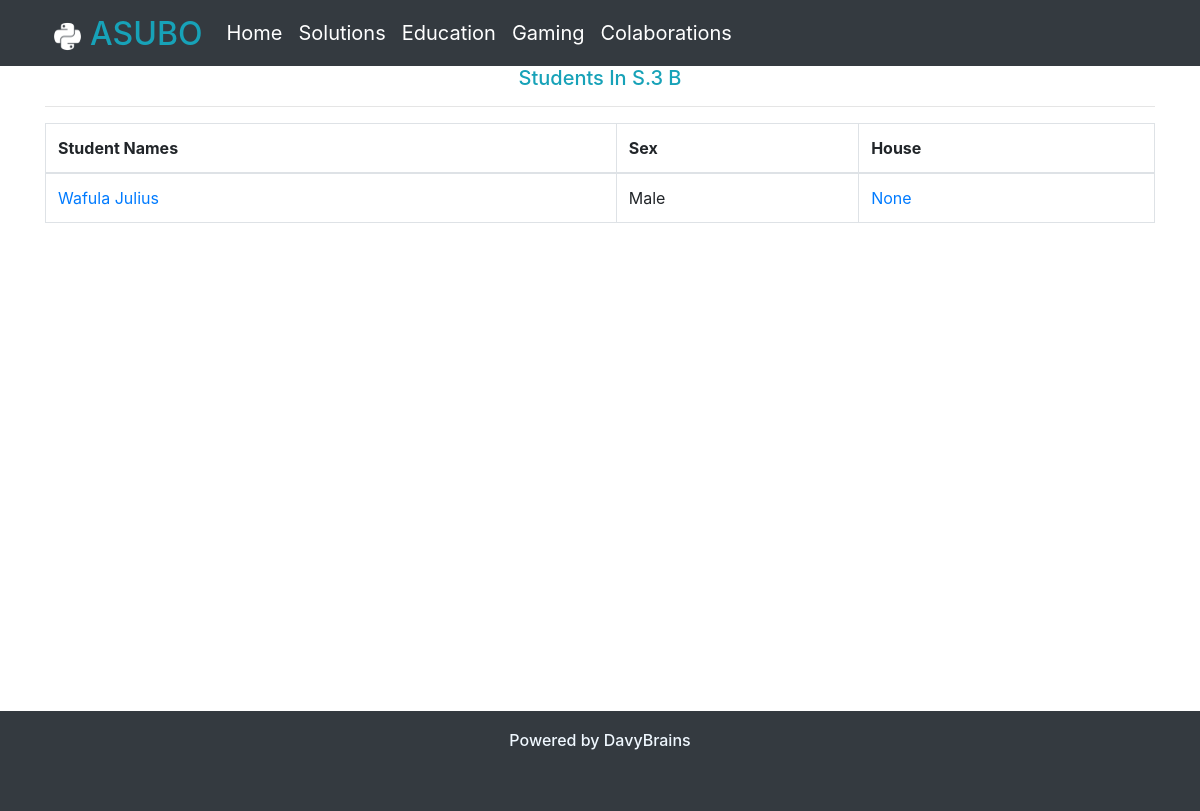
Page /studentresults/students/S.3/B/ on the committed database.
### reportcards/models.py (models this page shows, shortened)
class Student(models.Model):
    class_choices = (
        ('S.1', 'S.1'),
        ('S.2', 'S.2'),
        ('S.3', 'S.3'),
        ('S.4', 'S.4'),
        ('S.5', 'S.5'),
        ('S.6', 'S.6'),
    )
    streams = (
        ('A', 'A'),
        ('B', 'B'),
        ('C', 'C'),
        ('S', 'S'),
    )
    sex_choices = (
        ('Female', 'Female'),
        ('Male', 'Male')
    )
    house_choices = (
        ('Australia', 'Australia'),
        ('Brazil', 'Brazil'),
        ('Canada', 'Canada'),
        ('France', 'France'),
        ('Japan', 'Japan'),
        ('Nigeria', 'Nigeria')
    )
    sir_name = models.CharField(max_length=50)
    given_name = models.CharField(max_length=50)
    other_names = models.CharField(max_length=50, null=True, blank=True)
    sex = models.CharField(max_length=8, choices=sex_choices)
    passport_photo = models.ImageField(upload_to='passports', blank=True, null=True)
    klass = models.CharField(max_length=5, choices=class_choices)
    stream = models.CharField(max_length=10, choices=streams)
    house = models.CharField(max_length=10, choices=house_choices, blank=True, null=True)
    date_added = models.DateTimeField(auto_now=True)
    scores = {}
    @property
    def full_names(self):
        if self.other_names != None:
            return f'{self.sir_name} {self.given_name} {self.other_names}'
        else:
            return f'{self.sir_name} {self.given_name}'

### reportcards/views.py (the view)
# urls.py: path('students/<cl>/<strm>/', views.view_by_stream, name='students_by_stream'),
def view_by_stream(request, cl, strm):
    students = Student.objects.filter(klass = cl, stream = strm)
    context = {
        'students': students,
        'class': cl,
        'stream': strm,
    }
    return render(request, 'reportcards/view_by_stream.html', context)

### reportcards/templates/reportcards/view_by_stream.html (shortened to what this page needs)
{% extends 'mainapp/base.html' %}
{% block content %}
    <div class="container">
        <h5 class="text-center text-info">Students In {{ class }} {{ stream }}</h5><hr>
        <table class="table table-bordered">
            <thead>
                <tr>
                    <th>Student Names</th>
                    <th>Sex</th>
                    <th>House</th>
                </tr>
            </thead>
            <tbody>
                {% for s in students %}
                    <tr>
                        <td><a href="{% url 'student' s.id %}">{{s.full_names}}</a></td>
                        <td>{{s.sex}}</td>
                        <td><a href="{% url 'students_by_house' s.house %}">{{s.house}}</a></td>
                    </tr>
                {% endfor %}
            </tbody>
        </table>
    </div>
{% endblock content %}

### mainapp/templates/mainapp/base.html (style rules this page uses)
* { text-decoration: none; }
body { min-height: 100vh; }

### rows in the picture
Student: full_names "Wafula Julius", sex "Male", house "None"

### other values in the picture
{{ class }} "S.3"
{{ stream }} "B"
